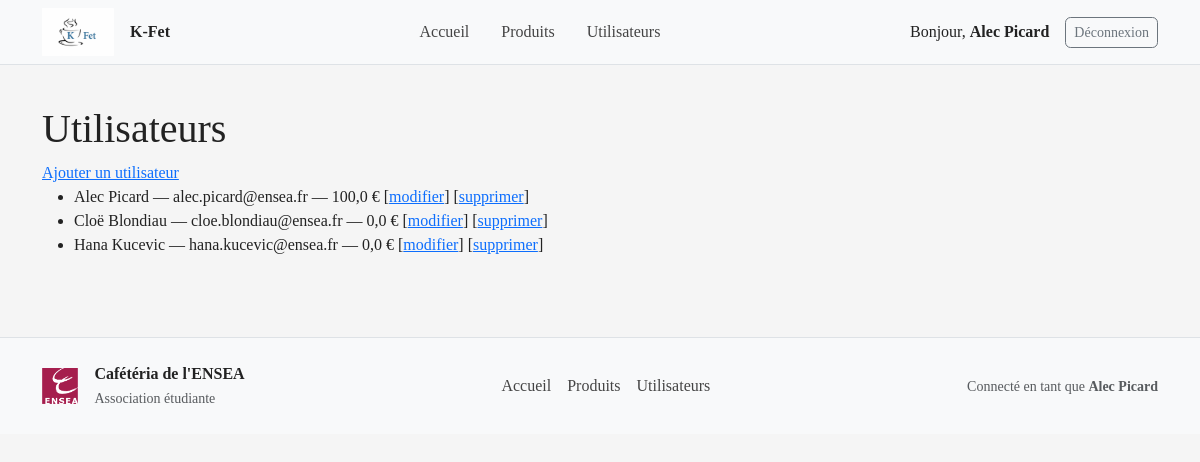
/users/ (signed in), run on the app's committed database.
### cafeteria_app/models.py (models this page shows, shortened)
class User(models.Model):
    ROLE_CHOICES = [
        ('student', 'Étudiant'),
        ('seller', 'Vendeur'),
        ('cashier', 'Responsable de caisse'),
        ('teacher', 'Professeur'),
    ]
    name = models.CharField(max_length=255)
    email = models.EmailField(unique=True)
    credit = models.FloatField(default=0, validators=[MinValueValidator(0)])
    role = models.CharField(max_length=20, choices=ROLE_CHOICES, default='student')
    is_subscriber = models.BooleanField(default=False)
    class Meta:
        ordering = ['name']

### cafeteria_app/views.py (the view)
# urls.py: path('users/', views.user_list, name='user_list'),
@login_required
def user_list(request):
    users = User.objects.order_by('name')
    return render(request, 'user_list.html', {'users': users})

### cafeteria_app/templates/user_list.html
{% extends 'base.html' %}
{% block content %}
  <h1>Utilisateurs</h1>
  <a href="{% url 'cafeteria_app:user_add' %}">Ajouter un utilisateur</a>
  <ul>
    {% for u in users %}
      <li>{{ u.name }} — {{ u.email }} — {{ u.credit }} €
  [<a href="{% url 'cafeteria_app:user_edit' u.pk %}">modifier</a>]
  [<a href="{% url 'cafeteria_app:user_delete' u.pk %}">supprimer</a>]
      </li>
    {% empty %}
      <li>Aucun utilisateur.</li>
    {% endfor %}
  </ul>
{% endblock %}

### cafeteria_app/templates/base.html (shortened to what this page needs)
<!DOCTYPE html>
{% load static %}
<html lang="fr">
<head>
    <link href="https://cdn.jsdelivr.net/npm/bootstrap@5.3.0/dist/css/bootstrap.min.css" rel="stylesheet">
    <link href="{% static 'css/style.css' %}" rel="stylesheet">
</head>
<body>
    <header class="bg-light border-bottom">
        <div class="container d-flex align-items-center justify-content-between py-2">
            <div class="d-flex align-items-center">
                <a href="{% url 'cafeteria_app:home' %}" class="d-inline-block me-3">
                    <img src="{% static 'img/logoKfet.jpeg' %}" alt="Logo" height="48">
                </a>
                <a class="navbar-brand mb-0 h4" href="{% url 'cafeteria_app:home' %}">K-Fet</a>
            </div>
            <nav>
                <ul class="nav">
                    <li class="nav-item"><a class="nav-link" href="{% url 'cafeteria_app:home' %}">Accueil</a></li>
                    <li class="nav-item"><a class="nav-link" href="{% url 'cafeteria_app:product_list' %}">Produits</a></li>
                    <li class="nav-item"><a class="nav-link" href="{% url 'cafeteria_app:user_list' %}">Utilisateurs</a></li>
                </ul>
            </nav>
            <div>
                {% if user.is_authenticated %}
                    <div class="d-flex align-items-center">
                        <span class="me-3">Bonjour, <strong>{{ user.get_full_name|default:user.username }}</strong></span>
                        <a class="btn btn-outline-secondary btn-sm" href="{% url 'cas_ng_logout' %}">Déconnexion</a>
                    </div>
                {% else %}
                    <a class="btn btn-primary btn-sm" href="{% url 'cas_ng_login' %}">Connexion</a>
                {% endif %}
            </div>
        </div>
    </header>
    <main class="container mt-4">
        {% block content %}{% endblock %}
    </main>
    <footer class="bg-light border-top mt-5">
        <div class="container py-4 d-flex flex-column flex-md-row align-items-center justify-content-between">
            <div class="d-flex align-items-center mb-2 mb-md-0">
                <a href="{% url 'cafeteria_app:home' %}" class="me-3">
                    <img src="{% static 'img/logoENSEA.png' %}" alt="Logo" height="36">
                </a>
                <div>
                    <div class="fw-bold">Cafétéria de l'ENSEA</div>
                    <small class="text-muted">Association étudiante</small>
                </div>
            </div>
            <div class="mb-2 mb-md-0">
                <ul class="nav">
                    <li class="nav-item"><a class="nav-link px-2" href="{% url 'cafeteria_app:home' %}">Accueil</a></li>
                    <li class="nav-item"><a class="nav-link px-2" href="{% url 'cafeteria_app:product_list' %}">Produits</a></li>
                    <li class="nav-item"><a class="nav-link px-2" href="{% url 'cafeteria_app:user_list' %}">Utilisateurs</a></li>
                </ul>
            </div>
            <div>
                {% if user.is_authenticated %}
                    <small class="text-muted">Connecté en tant que <strong>{{ user.get_full_name|default:user.username }}</strong></small>
                {% else %}
                    <small class="text-muted">&copy; {% now "Y" %} Cafétéria</small>
                {% endif %}
            </div>
        </div>
    </footer>
</body>
</html>

### cafeteria_app/static/css/style.css (style rules this page uses)
body { font-family: Georgia, "Times New Roman", Times, serif; background: #f5f5f5; color: #222; }
.navbar-brand { font-weight: 600; color: #222; }
.nav-link { color: #444; }
.container.mt-4 { padding-top: 1rem; padding-bottom: 1rem; }
.btn-primary, .btn-outline-dark, .btn-outline-secondary { border-radius: 0.35rem; }
footer, header { background: #fff !important; }

### data on the page
User: name "Alec Picard", email "alec.picard@ensea.fr", credit "100,0"
User: name "Cloë Blondiau", email "cloe.blondiau@ensea.fr", credit "0,0"
User: name "Hana Kucevic", email "hana.kucevic@ensea.fr", credit "0,0"

### other printed values
{{ user.get_full_name|default:user.username }} "Alec Picard"
